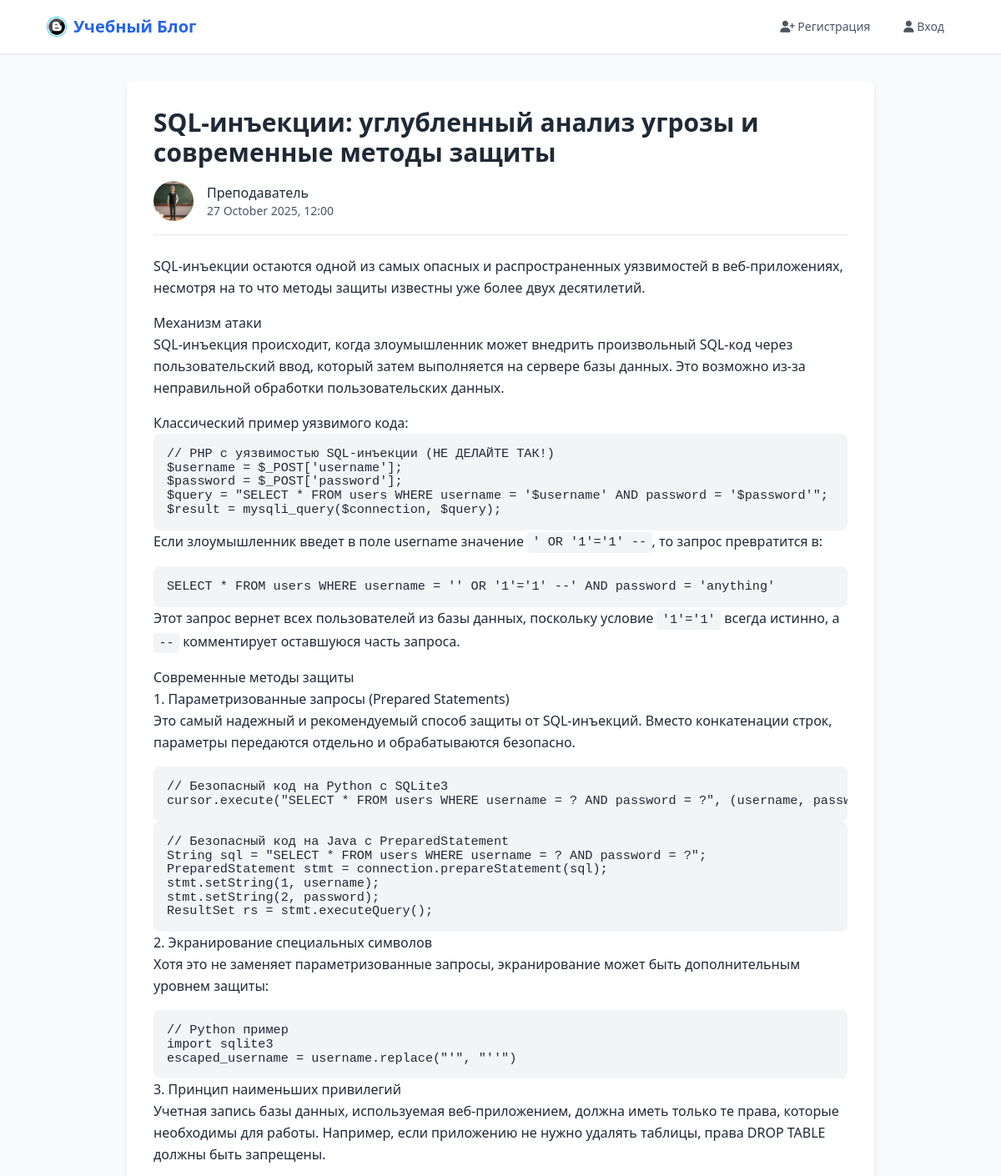
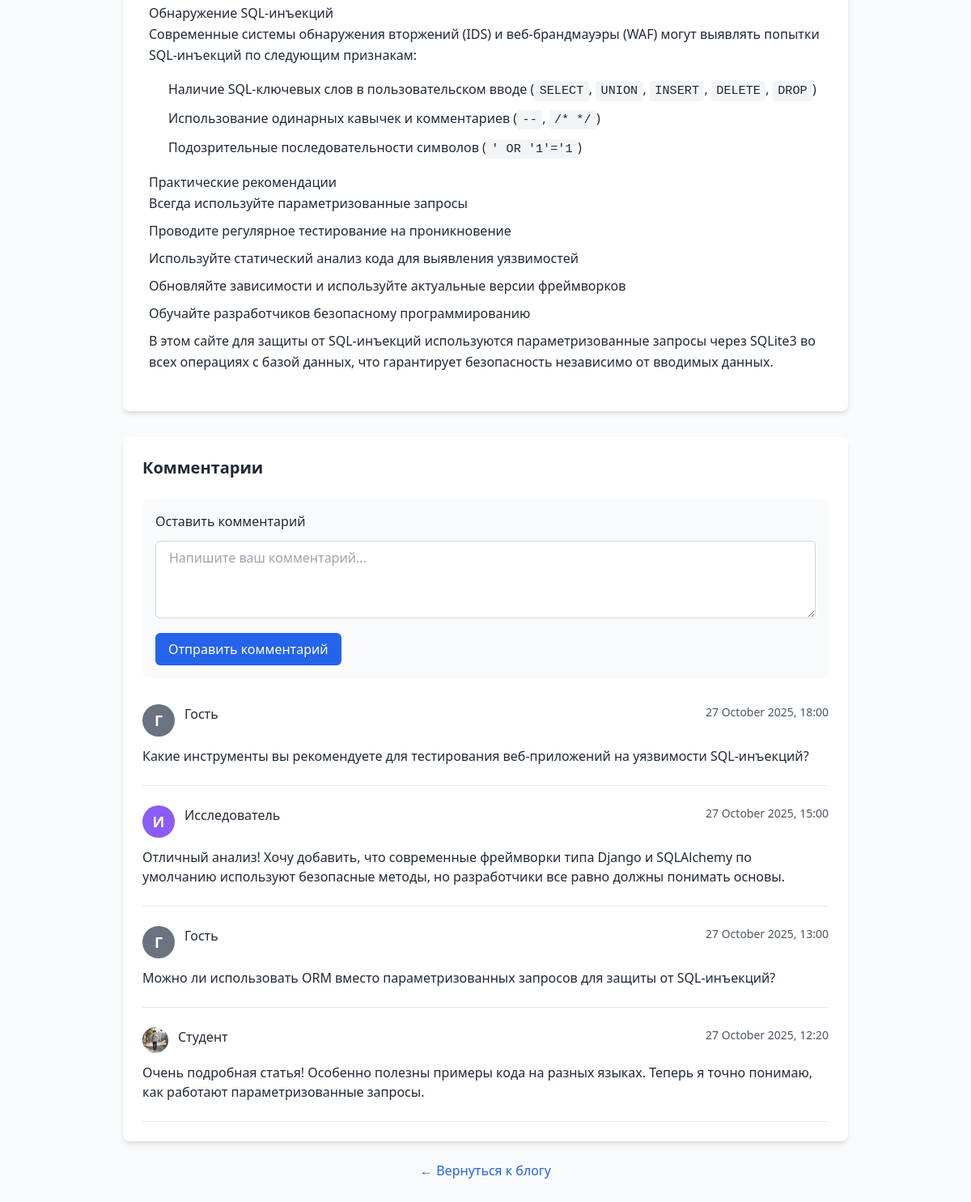
Screenshot of /post/2 with the database file from the repository (2 pictures, top to bottom).
### tables this page shows
CREATE TABLE posts (
            id INTEGER PRIMARY KEY AUTOINCREMENT,
            title TEXT NOT NULL,
            content TEXT NOT NULL,
            author_id INTEGER NOT NULL,
            created_at TIMESTAMP DEFAULT CURRENT_TIMESTAMP,
            updated_at TIMESTAMP NULL,
            FOREIGN KEY (author_id) REFERENCES users (id)
        );

CREATE TABLE users (
            id INTEGER PRIMARY KEY AUTOINCREMENT,
            username TEXT UNIQUE NOT NULL,
            password_hash TEXT NOT NULL,
            email TEXT UNIQUE NOT NULL,
            avatar TEXT DEFAULT 'default.png',
            timezone_offset INTEGER DEFAULT 3,
            is_admin BOOLEAN DEFAULT 0
        );

CREATE TABLE comments (
            id INTEGER PRIMARY KEY AUTOINCREMENT,
            content TEXT NOT NULL,
            post_id INTEGER NOT NULL,
            author_name TEXT DEFAULT 'Гость',
            created_at TIMESTAMP DEFAULT CURRENT_TIMESTAMP,
            FOREIGN KEY (post_id) REFERENCES posts (id)
        );

### app.py (the view)
@app.route('/post/<int:post_id>')
def post_detail(post_id):
    try:
        conn = get_db_connection()
        post = conn.execute('''
            SELECT p.*, u.username as author_name, u.avatar as author_avatar, u.timezone_offset
            FROM posts p
            JOIN users u ON p.author_id = u.id
            WHERE p.id = ?
        ''', (post_id,)).fetchone()
        comments = conn.execute('''
            SELECT c.*, u.username as author_name, u.avatar as author_avatar, u.timezone_offset
            FROM comments c
            LEFT JOIN users u ON c.author_name = u.username
            WHERE c.post_id = ?
            ORDER BY c.created_at DESC
        ''', (post_id,)).fetchall()
        if post:
            post_dict = dict(post)
            post_dict['formatted_date'] = format_datetime(post['created_at'], post['timezone_offset'])
            post_dict['first_letter'] = get_first_letter(post['author_name'])
            if post['updated_at']:
                post_dict['edited_info'] = {
                    'formatted_date': format_datetime(post['updated_at'], post['timezone_offset']),
                    'is_edited': True
                }
            else:
                post_dict['edited_info'] = {'is_edited': False}
            formatted_comments = []
            for comment in comments:
                comment_dict = dict(comment)
                timezone_offset = comment['timezone_offset'] if comment['timezone_offset'] is not None else 3
                comment_dict['formatted_date'] = format_datetime(comment['created_at'], timezone_offset)
                comment_dict['first_letter'] = get_first_letter(comment['author_name'])
                comment_dict['escaped_content'] = escape_code_html(comment['content'])
                formatted_comments.append(comment_dict)
            conn.close()
            return render_template('post.html', post=post_dict, comments=formatted_comments)
        else:
            conn.close()
            flash('Пост не найден', 'error')
            return redirect(url_for('index'))
    except sqlite3.OperationalError as e:
        init_db()
        return redirect(url_for('post_detail', post_id=post_id))

### app.py (called while the page is built)
def get_first_letter(username):
    for char in username:
        if char.isalpha():
            return char.upper()
    return username[0].upper() if username else '?'

def format_datetime(dt_str, timezone_offset=3):
    try:
        dt = datetime.fromisoformat(dt_str.replace('T', ' '))
        dt = dt + timedelta(hours=timezone_offset)
        return dt.strftime('%d %B %Y, %H:%M')
    except:
        return dt_str

def escape_code_html(text):
    if text is None:
        return ''
    return (text
            .replace('&', '&amp;')
            .replace('<', '&lt;')
            .replace('>', '&gt;')
            .replace('"', '&quot;'))

### database.py (called while the page is built)
def get_db_connection():
    conn = sqlite3.connect(Config.DATABASE_PATH)
    conn.row_factory = sqlite3.Row
    return conn

### templates/post.html (shortened to what this page needs)
{% extends "base.html" %}
{% block content %}
<div class="max-w-4xl mx-auto">
    <div class="bg-white rounded-lg shadow-md p-8 mb-8">
        <h1 class="text-3xl font-bold text-gray-800 mb-4">{{ post.title }}</h1>
        <div class="flex items-center mb-6 pb-4 border-b">
            {% if post.author_avatar and post.author_avatar != 'default.png' %}
                <img src="{{ url_for('static', filename='avatars/' + post.author_avatar) }}"
                     alt="Аватар автора"
                     class="w-12 h-12 rounded-full object-cover mr-4">
            {% else %}
                <div class="avatar-circle avatar-{{ post.first_letter }} mr-4">
                    {{ post.first_letter }}
                </div>
            {% endif %}
            <div>
                <p class="font-medium text-gray-800">{{ post.author_name }}</p>
                <p class="text-sm text-gray-600">{{ post.formatted_date }}</p>
            </div>
        </div>
        <div class="text-gray-800 leading-relaxed prose prose-lg">
            {{ post.content|safe }}
        </div>
    </div>
    <div class="bg-white rounded-lg shadow-md p-6">
        <h3 class="text-xl font-bold text-gray-800 mb-6">Комментарии</h3>
        <div class="mb-8 p-4 bg-gray-50 rounded-lg">
            <h4 class="font-medium text-gray-800 mb-3">Оставить комментарий</h4>
            <form method="POST" action="{{ url_for('add_comment', post_id=post.id) }}">
                <textarea name="content"
                          class="w-full px-4 py-2 border border-gray-300 rounded-md focus:outline-none focus:ring-2 focus:ring-blue-500 focus:border-transparent h-24"
                          placeholder="Напишите ваш комментарий..." required></textarea>
                <button type="submit" class="mt-3 bg-blue-600 hover:bg-blue-700 text-white font-medium py-2 px-4 rounded-md transition duration-200">
                    Отправить комментарий
                </button>
            </form>
        </div>
        <div class="space-y-6">
            {% if comments %}
                {% for comment in comments %}
                <div class="pb-6 border-b">
                    <div class="flex items-start mb-3">
                        {% if comment.author_name == 'Гость' %}
                            <div class="avatar-circle avatar-gray mr-3">
                                Г
                            </div>
                        {% else %}
                            {% if comment.author_avatar and comment.author_avatar != 'default.png' %}
                                <img src="{{ url_for('static', filename='avatars/' + comment.author_avatar) }}"
                                     alt="Аватар автора"
                                     class="w-8 h-8 rounded-full object-cover mr-3">
                            {% else %}
                                <div class="avatar-circle avatar-{{ comment.first_letter }} mr-3">
                                    {{ comment.first_letter }}
                                </div>
                            {% endif %}
                        {% endif %}
                        <div class="flex-1">
                            <div class="flex justify-between items-start">
                                <p class="font-medium text-gray-800">{{ comment.author_name }}</p>
                                <p class="text-sm text-gray-600">{{ comment.formatted_date }}</p>
                            </div>
                        </div>
                    </div>
                    <p class="text-gray-800">{{ comment.escaped_content|replace('\n', '<br>')|safe }}</p>
                </div>
                {% endfor %}
            {% else %}
                <p class="text-gray-600 text-center py-4">Пока нет комментариев. Будьте первым!</p>
            {% endif %}
        </div>
    </div>
    <div class="mt-6 text-center">
        <a href="{{ url_for('index') }}" class="text-blue-600 hover:text-blue-800 font-medium">
            ← Вернуться к блогу
        </a>
    </div>
</div>
{% endblock %}

### templates/base.html (style rules this page uses)
.prose { max-width: none; }
.prose p { margin-bottom: 1rem; }
.prose ul { margin-left: 1.5rem; margin-bottom: 1rem; }
.prose li { margin-bottom: 0.5rem; }
.prose pre { background-color: #f3f4f6; padding: 1rem; border-radius: 0.5rem; overflow-x: auto; line-height: 1.1; font-family: ui-monospace, SFMono-Regular, "SF Mono", Menlo, Consolas, "Liberation Mono", monospace; font-size: 0.95rem; }
.prose code { font-family: ui-monospace, SFMono-Regular, "SF Mono", Menlo, Consolas, "Liberation Mono", monospace; background-color: #f3f4f6; padding: 0.2rem 0.4rem; border-radius: 0.25rem; font-size: 0.95rem; }
.prose pre code { background-color: transparent; padding: 0; border-radius: 0; font-size: 0.95rem; line-height: 1.1; }
.prose pre code::before, .prose pre code::after { content: none; }
.prose pre * { line-height: 1.1 !important; }
.avatar-circle { width: 40px; height: 40px; border-radius: 50%; display: flex; align-items: center; justify-content: center; font-weight: bold; color: white; font-size: 18px; background-color: #6b7280; }
.avatar-gray { background-color: #6b7280; }
.avatar-Ж, .avatar-З, .avatar-И { background-color: #8b5cf6; }

### rows the page displays
posts: title "SQL-инъекции: углубленный анализ угрозы и современные методы защиты", content "SQL-инъекции остаются одной из самых опасных и распространенных уязвимостей в веб-приложениях, несмотря на то что методы защиты известны уже более двух десятилетий. Механизм атаки SQL-инъекция происходит, когда злоумышленник может внедрить произвольный SQL-код через пользовательский ввод, который затем выполняется на сервере базы данных. Это возможно из-за неправильной обработки пользовательских данных. Классический пример уязвимого кода: // PHP с уязвимостью SQL-инъекции (НЕ ДЕЛАЙТЕ ТАК!) $username = $_POST['username']; $password = $_POST['password']; $query = \"SELECT * FROM users WHERE username = '$username' AND password = '$password'\"; $result = mysqli_query($connection, $query); Если…"
users: avatar (picture), author_name "Преподаватель"
comments: shows "Г", author_name "Гость", formatted_date "27 October 2025, 18:00", escaped_content "Какие инструменты вы рекомендуете для тестирования веб-приложений на уязвимости SQL-инъекций?"
comments: first_letter "И", author_name "Исследователь", formatted_date "27 October 2025, 15:00", escaped_content "Отличный анализ! Хочу добавить, что современные фреймворки типа Django и SQLAlchemy по умолчанию используют безопасные методы, но разработчики все равно должны понимать основы."
comments: shows "Г", author_name "Гость", formatted_date "27 October 2025, 13:00", escaped_content "Можно ли использовать ORM вместо параметризованных запросов для защиты от SQL-инъекций?"
comments: avatar (picture), author_name "Студент", formatted_date "27 October 2025, 12:20", escaped_content "Очень подробная статья! Особенно полезны примеры кода на разных языках. Теперь я точно понимаю, как работают параметризованные запросы."

### other values shown
{{ post.formatted_date }} "27 October 2025, 12:00"
